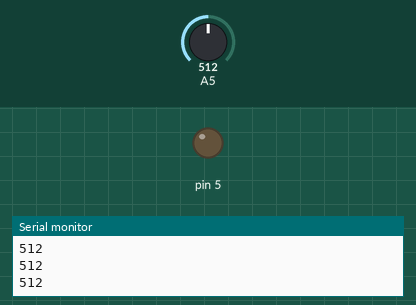
The sketch below on a simulated Arduino Uno, built with avr-gcc and run on an emulated ATmega328P. Shown: output pins drawn as LEDs (lit = HIGH), the last lines printed to the serial monitor. Inputs (shaded band) come from the test bench; at power-on: A5 = 512.

Above: at 1.2 s.
1.3 s: A5 set to 716
At 2.3 s:
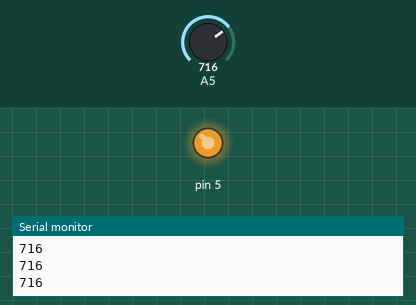
2.8 s: A5 set to 757
At 3.5 s:
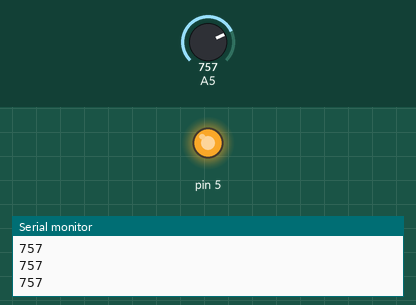
4.3 s: A5 set to 768
At 4.6 s:
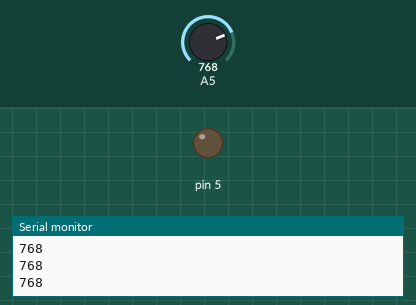
5.8 s: A5 set to 900
At 7.0 s:
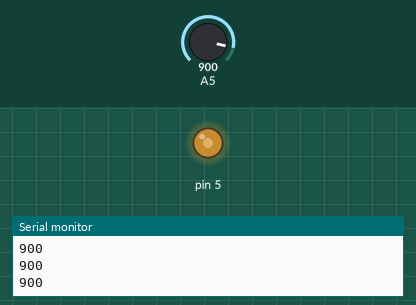
7.3 s: A5 set to 306
At 8.1 s:
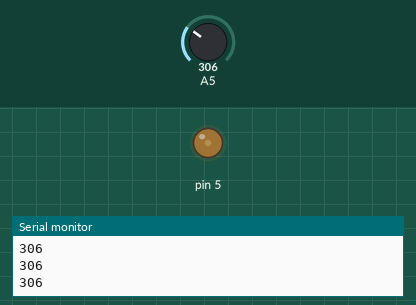
8.8 s: A5 set to 0
At 9.3 s:
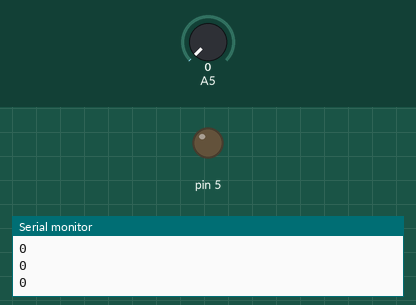
Timing chart, 0 to 11.3 s (numbered marks = the images above; inputs shaded):
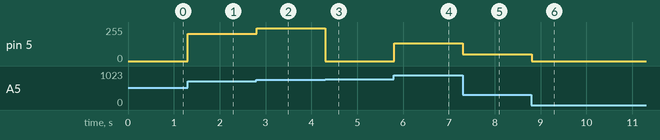

The sketch:

SerialLightValue.ino
```cpp
int analogValue = 0;

void setup()
{
  Serial.begin(9600);
}
void loop()
{
  analogValue = analogRead(A5);
  Serial.println(analogValue);
  int mapValue = map(analogValue, 190, 650, 0, 255);

  analogWrite(5,analogValue);
  delay(10);
}
```

Measured:
- the behaviour switches between 767 and 768 on A5 (found by bisection; images 2 and 3)
- after the input at 1.3 s, pin 5: 0/255 → 204/255 at once
- after the input at 2.8 s, pin 5: 204/255 → 245/255 at once
- after the input at 4.3 s, pin 5: 245/255 → 0/255 at once
- after the input at 5.8 s, pin 5: 0/255 → 132/255 at once
- after the input at 7.3 s, pin 5: 132/255 → 50/255 at once
- after the input at 8.8 s, pin 5: 50/255 → 0/255 at once
